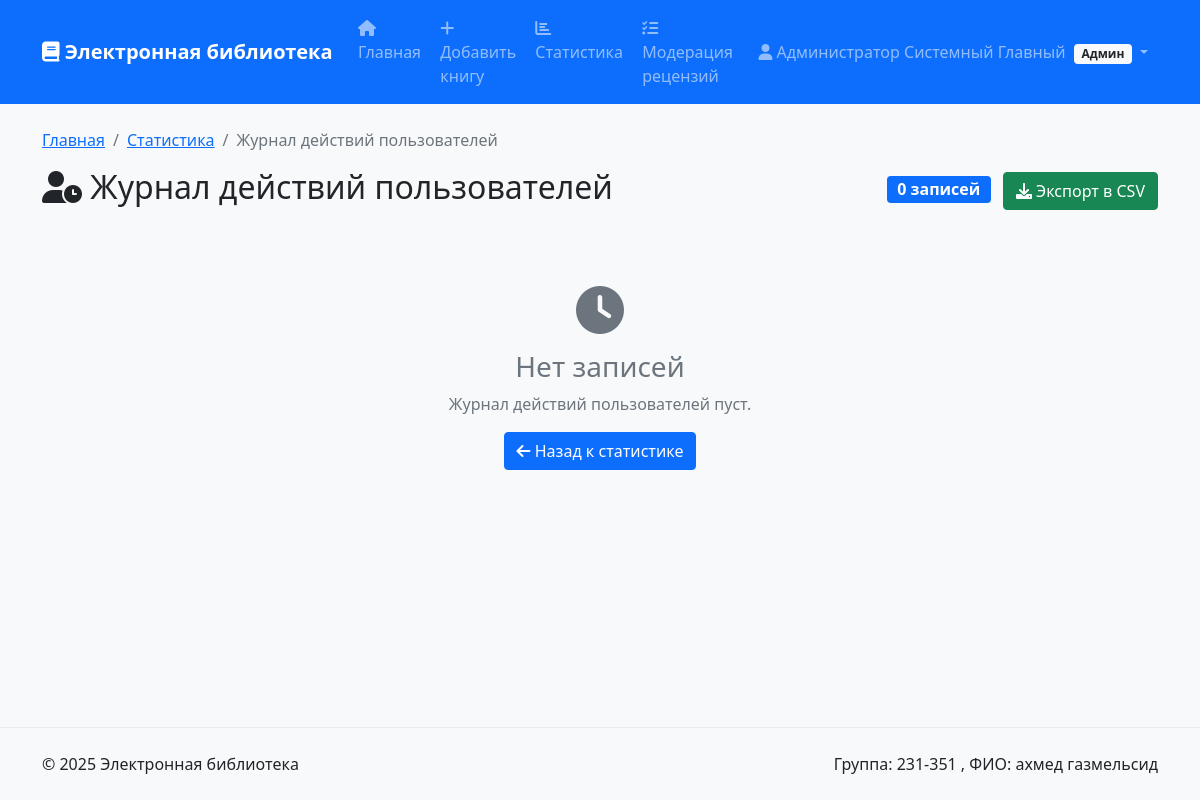
/statistics/user-actions (signed in), run on the app's committed database.
### tables this page shows
CREATE TABLE users (
            id INTEGER PRIMARY KEY AUTOINCREMENT,
            login TEXT NOT NULL UNIQUE,
            password_hash TEXT NOT NULL,
            last_name TEXT NOT NULL,
            first_name TEXT NOT NULL,
            middle_name TEXT,
            role_id INTEGER NOT NULL,
            FOREIGN KEY (role_id) REFERENCES roles(id)
        );

### web-exam-main/app.py (the view)
    def decorated_function(*args, **kwargs):
        user = get_current_user()
        if not user or user['role_name'] != 'administrator':
            flash('У вас недостаточно прав для выполнения данного действия')
            return redirect(url_for('index'))
        return f(*args, **kwargs)

### web-exam-main/app.py (called while the page is built)
def get_db():
    if 'db' not in g:
        g.db = sqlite3.connect(DATABASE)
        g.db.row_factory = sqlite3.Row
        g.db.execute('PRAGMA foreign_keys = ON')
    return g.db

@app.teardown_appcontext
def close_db_connection(error):
    close_db(error)

def get_current_user():
    if 'user_id' not in session:
        return None
    db = get_db()
    user = db.execute("""
        SELECT u.*, r.name as role_name
        FROM users u
        JOIN roles r ON u.role_id = r.id
        WHERE u.id = ?
    """, (session['user_id'],)).fetchone()
    return user

def login_required(f):
    def decorated_function(*args, **kwargs):
        if 'user_id' not in session:
            flash('Для выполнения данного действия необходимо пройти процедуру аутентификации')
            return redirect(url_for('login'))
        return f(*args, **kwargs)
    decorated_function.__name__ = f.__name__
    return decorated_function

def admin_required(f):
    def decorated_function(*args, **kwargs):
        user = get_current_user()
        if not user or user['role_name'] != 'administrator':
            flash('У вас недостаточно прав для выполнения данного действия')
            return redirect(url_for('index'))
        return f(*args, **kwargs)
    decorated_function.__name__ = f.__name__
    return decorated_function

@app.context_processor
def inject_user():
    return dict(current_user=get_current_user())

### web-exam-main/templates/admin/user_actions.html (shortened to what this page needs)
{% extends "base.html" %}
{% block content %}
<div class="row">
    <div class="col-12">
        <nav aria-label="breadcrumb">
            <ol class="breadcrumb">
                <li class="breadcrumb-item"><a href="{{ url_for('index') }}">Главная</a></li>
                <li class="breadcrumb-item"><a href="{{ url_for('statistics') }}">Статистика</a></li>
                <li class="breadcrumb-item active">Журнал действий пользователей</li>
            </ol>
        </nav>
        <div class="d-flex justify-content-between align-items-center mb-4">
            <h2>
                <i class="fas fa-user-clock"></i> Журнал действий пользователей
            </h2>
            <div>
                <span class="badge bg-primary fs-6 me-2">{{ total_records }} записей</span>
                <a href="{{ url_for('export_user_actions_csv') }}" class="btn btn-success">
                    <i class="fas fa-download"></i> Экспорт в CSV
                </a>
            </div>
        </div>
        {% if visits %}
            <div class="card">
                <div class="table-responsive">
                    <table class="table table-striped table-hover mb-0">
                        <thead class="table-dark">
                            <tr>
                                <th>№</th>
                                <th>ФИО пользователя</th>
                                <th>Название книги</th>
                                <th>Дата просмотра</th>
                                <th>Время просмотра</th>
                            </tr>
                        </thead>
                        <tbody>
                            {% for visit in visits %}
                                <tr>
                                    <td>{{ (page - 1) * 10 + loop.index }}</td>
                                    <td>{{ visit.user_name }}</td>
                                    <td>
                                        <a href="{{ url_for('view_book', book_id=visit.book_id) }}"
                                           class="text-decoration-none">
                                            {{ visit.book_title }}
                                        </a>
                                    </td>
                                    <td>{{ visit.visit_date }}</td>
                                    <td>{{ visit.visit_time }}</td>
                                </tr>
                            {% endfor %}
                        </tbody>
                    </table>
                </div>
            </div>
            {% if total_pages > 1 %}
                <nav aria-label="Навигация по страницам" class="mt-4">
                    <ul class="pagination justify-content-center">
                        {% if has_prev %}
                            <li class="page-item">
                                <a class="page-link" href="{{ url_for('user_actions_log', page=page-1) }}">
                                    <i class="fas fa-chevron-left"></i> Предыдущая
                                </a>
                            </li>
                        {% endif %}
                        {% for page_num in range(1, total_pages + 1) %}
                            {% if page_num == page %}
                                <li class="page-item active">
                                    <span class="page-link">{{ page_num }}</span>
                                </li>
                            {% else %}
                                <li class="page-item">
                                    <a class="page-link" href="{{ url_for('user_actions_log', page=page_num) }}">{{ page_num }}</a>
                                </li>
                            {% endif %}
                        {% endfor %}
                        {% if has_next %}
                            <li class="page-item">
                                <a class="page-link" href="{{ url_for('user_actions_log', page=page+1) }}">
                                    Следующая <i class="fas fa-chevron-right"></i>
                                </a>
                            </li>
                        {% endif %}
                    </ul>
                </nav>
            {% endif %}
        {% else %}
            <div class="text-center py-5">
                <i class="fas fa-clock fa-3x text-muted mb-3"></i>
                <h3 class="text-muted">Нет записей</h3>
                <p class="text-muted">Журнал действий пользователей пуст.</p>
                <a href="{{ url_for('statistics') }}" class="btn btn-primary">
                    <i class="fas fa-arrow-left"></i> Назад к статистике
                </a>
            </div>
        {% endif %}
    </div>
</div>
{% endblock %}

### web-exam-main/templates/base.html (shortened to what this page needs)
<!DOCTYPE html>
<html lang="ru">
<head>
    <link href="https://cdn.jsdelivr.net/npm/bootstrap@5.1.3/dist/css/bootstrap.min.css" rel="stylesheet">
    <link href="https://cdnjs.cloudflare.com/ajax/libs/font-awesome/6.0.0/css/all.min.css" rel="stylesheet">
    <link href="https://cdnjs.cloudflare.com/ajax/libs/easymde/2.18.0/easymde.min.css" rel="stylesheet">
</head>
<body>
    <nav class="navbar navbar-expand-lg navbar-dark bg-primary">
        <div class="container">
            <a class="navbar-brand" href="{{ url_for('index') }}">
                <i class="fas fa-book"></i> Электронная библиотека
            </a>
            <div class="collapse navbar-collapse" id="navbarNav">
                <ul class="navbar-nav me-auto">
                    <li class="nav-item">
                        <a class="nav-link" href="{{ url_for('index') }}">
                            <i class="fas fa-home"></i> Главная
                        </a>
                    </li>
                    {% if current_user %}
                        {% if current_user.role_name == 'administrator' %}
                            <li class="nav-item">
                                <a class="nav-link" href="{{ url_for('add_book') }}">
                                    <i class="fas fa-plus"></i> Добавить книгу
                                </a>
                            </li>
                            <li class="nav-item">
                                <a class="nav-link" href="{{ url_for('statistics') }}">
                                    <i class="fas fa-chart-bar"></i> Статистика
                                </a>
                            </li>
                        {% endif %}
                        {% if current_user.role_name in ['administrator', 'moderator'] %}
                            <li class="nav-item">
                                <a class="nav-link" href="{{ url_for('moderate_reviews') }}">
                                    <i class="fas fa-tasks"></i> Модерация рецензий
                                </a>
                            </li>
                        {% endif %}
                    {% endif %}
                </ul>
                <ul class="navbar-nav">
                    {% if current_user %}
                        <li class="nav-item dropdown">
                            <a class="nav-link dropdown-toggle" href="#" role="button" data-bs-toggle="dropdown">
                                <i class="fas fa-user"></i>
                                {{ current_user.last_name }} {{ current_user.first_name }}
                                {% if current_user.middle_name %}{{ current_user.middle_name }}{% endif %}
                                <span class="badge bg-light text-dark ms-1">
                                    {% if current_user.role_name == 'administrator' %}Админ
                                    {% elif current_user.role_name == 'moderator' %}Модер
                                    {% else %}Польз{% endif %}
                                </span>
                            </a>
                        </li>
                    {% else %}
                        <li class="nav-item">
                            <a class="nav-link" href="{{ url_for('login') }}">
                                <i class="fas fa-sign-in-alt"></i> Войти
                            </a>
                        </li>
                    {% endif %}
                </ul>
            </div>
        </div>
    </nav>
    <main class="container mt-4">
        {% block content %}{% endblock %}
    </main>
    <footer class="bg-light mt-5 py-4">
        <div class="container">
            <div class="row">
                <div class="col-md-6">
                    <p class="mb-0">&copy; 2025 Электронная библиотека</p>
                </div>
                <div class="col-md-6 text-end">
                    <p class="mb-0">Группа: 231-351 , ФИО: ахмед газмельсид</p>
                </div>
            </div>
        </div>
    </footer>
</body>
</html>

### web-exam-main/templates/base.html (style rules this page uses)
body { min-height: 100vh; display: flex; flex-direction: column; background-color: #f8f9fa; }
main { flex: 1; }
.navbar-brand { font-weight: bold; }
.navbar-nav .nav-link { border-radius: 0.25rem; margin: 0 0.1rem; transition: background-color 0.2s ease-in-out; }
footer { margin-top: auto; border-top: 1px solid #e9ecef; }

### data on the page
users: last_name "Администратор", first_name "Системный", middle_name "Главный"

### other printed values
{{ total_records }} "0"
